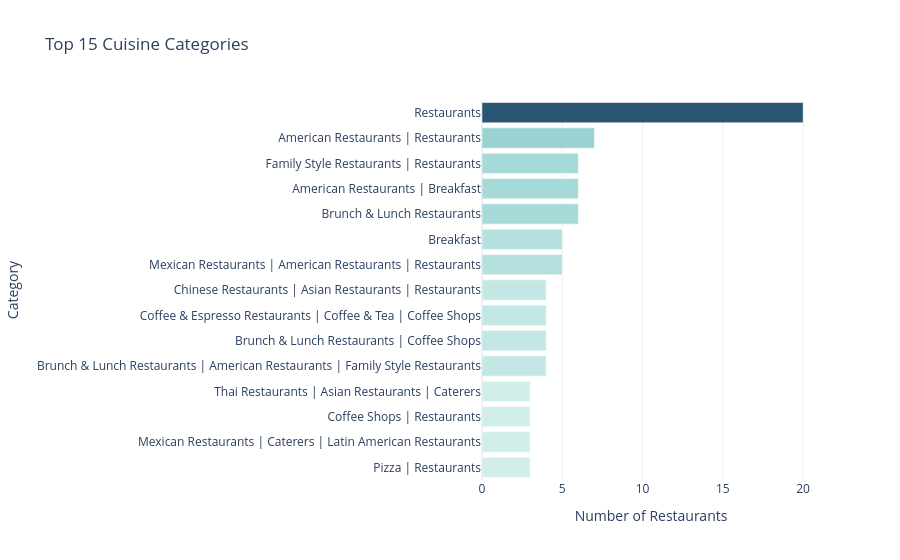

Notebook code for this chart:
### Markdown cell above
### 4.3 Top Cuisine Categories

The most common cuisine types in the dataset. Categories are extracted by splitting the comma-separated `categories` field, so one restaurant may appear in multiple bars.

### Code cell
make_category_bar(categories_long).show()

### Figure 1 — Plotly figure (JSON) as saved in the notebook; plotly's stock layout.template omitted (floating-point values rounded to 4 significant figures)
{"data": [{"hovertemplate": "Number of Restaurants=%{marker.color}<br>Category=%{y}<extra></extra>", "legendgroup": "", "marker": {"color": [20, 7, 6, 6, 6, 5, 5, 4, 4, 4, 4, 3, 3, 3, 3], "coloraxis": "coloraxis", "pattern": {"shape": ""}}, "name": "", "orientation": "h", "showlegend": false, "textposition": "auto", "type": "bar", "x": [20, 7, 6, 6, 6, 5, 5, 4, 4, 4, 4, 3, 3, 3, 3], "xaxis": "x", "y": ["Restaurants", "American Restaurants | Restaurants", "Family Style Restaurants | Restaurants", "American Restaurants | Breakfast", "Brunch & Lunch Restaurants", "Breakfast", "Mexican Restaurants | American Restaurants | Restaurants", "Chinese Restaurants | Asian Restaurants | Restaurants", "Coffee & Espresso Restaurants | Coffee & Tea | Coffee Shops", "Brunch & Lunch Restaurants | Coffee Shops", "Brunch & Lunch Restaurants | American Restaurants | Family Style Restaurants", "Thai Restaurants | Asian Restaurants | Caterers", "Coffee Shops | Restaurants", "Mexican Restaurants | Caterers | Latin American Restaurants", "Pizza | Restaurants"], "yaxis": "y"}], "layout": {"barmode": "relative", "coloraxis": {"colorbar": {"title": {"text": "Number of Restaurants"}}, "colorscale": [[0, "rgb(209, 238, 234)"], [0.1667, "rgb(168, 219, 217)"], [0.3333, "rgb(133, 196, 201)"], [0.5, "rgb(104, 171, 184)"], [0.6667, "rgb(79, 144, 166)"], [0.8333, "rgb(59, 115, 143)"], [1, "rgb(42, 86, 116)"]], "showscale": false}, "legend": {"tracegroupgap": 0}, "title": {"text": "Top 15 Cuisine Categories"}, "xaxis": {"anchor": "y", "domain": [0, 1], "title": {"text": "Number of Restaurants"}}, "yaxis": {"anchor": "x", "autorange": "reversed", "domain": [0, 1], "title": {"text": "Category"}}}}
